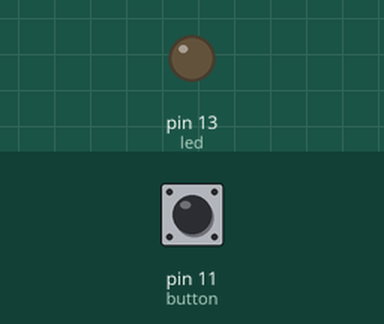
Simulated run of this sketch. Board: Arduino Uno, built with avr-gcc and run on an emulated ATmega328P. On the bench: output pins drawn as LEDs (lit = HIGH). The test bench sets the inputs (shaded band); at power-on: pin 11 (button) LOW.

Above: at 1.2 s.
1.3 s: pin 11 (button) pulled HIGH for 0.15 s
At 1.37 s:
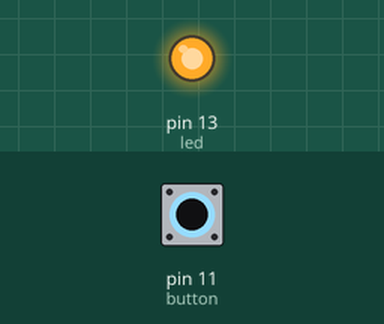
2.9 s: pin 11 (button) pulled HIGH for 3.2 s
At 7.5 s:
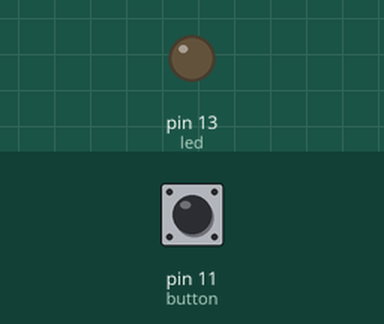
Timing chart, 0 to 9.0 s (numbered marks = the images above; inputs shaded):
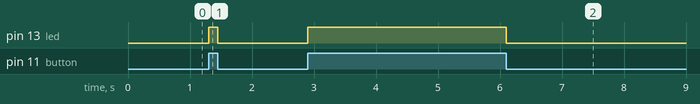

Measured:
- after the input at 1.3 s, pin 13 (led): LOW → HIGH at once, → LOW 0.15 s later
- after the input at 2.9 s, pin 13 (led): LOW → HIGH at once, → LOW 3.2 s later

The sketch:

test_but.ino
```cpp
int button = 11;
int led = 13;
void setup() {
  pinMode(button, INPUT);  //Cài đặt chân D11 ở trạng thái đọc dữ liệu
  pinMode(led,OUTPUT); // Cài đặt chân D2 dưới dạng OUTPUT
}

void loop() {
  int buttonStatus = digitalRead(button);    //Đọc trạng thái button
  if (buttonStatus == HIGH) { // Nếu mà button bị nhấn
    digitalWrite(led,HIGH); // Đèn led sáng
  } else { // ngược lại
    digitalWrite(led,LOW);
  }
}
```
